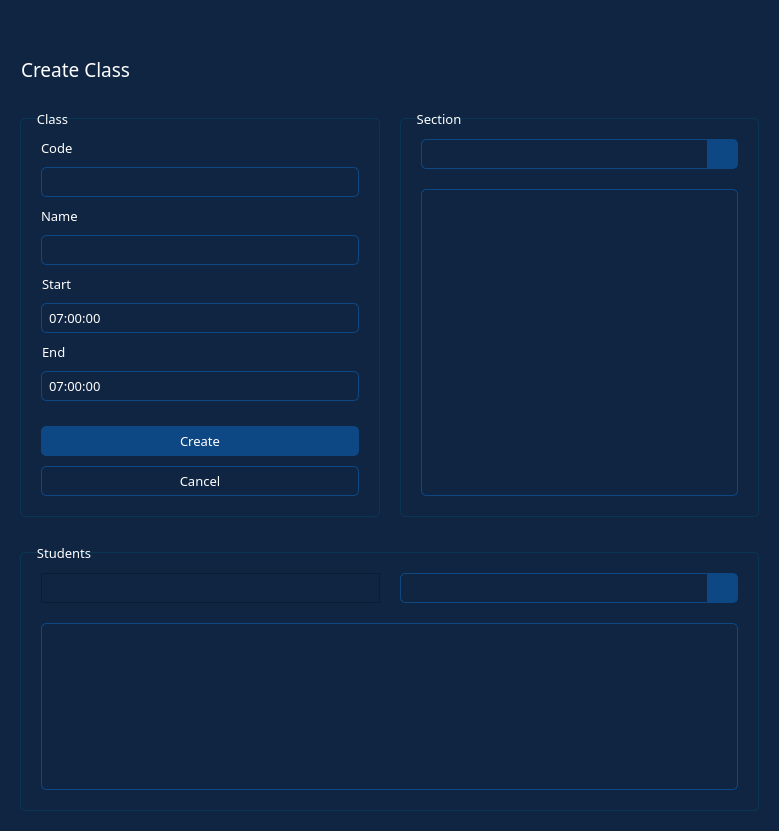
<?xml version="1.0" encoding="UTF-8"?>
<ui version="4.0">
 <class>Form</class>
 <widget class="QWidget" name="Form">
  <property name="geometry">
   <rect>
    <x>0</x>
    <y>0</y>
    <width>779</width>
    <height>831</height>
   </rect>
  </property>
  <property name="minimumSize">
   <size>
    <width>779</width>
    <height>831</height>
   </size>
  </property>
  <property name="maximumSize">
   <size>
    <width>779</width>
    <height>831</height>
   </size>
  </property>
  <property name="windowTitle">
   <string/>
  </property>
  <property name="styleSheet">
   <string notr="true">QWidget{
	background: #102542;
	color: white; 
	font-family: Barlow
}

QTimeEdit,
QLineEdit {
  	padding: 1px 5px;
  	border: 1px solid #0e4884;
  	border-radius: 5px;
}

QPushButton {
  padding: 5px;
  border: 1px solid #0e4884;
  background-color: #0e4884;
}

QLineEdit:focus,
QLineEdit:hover,
QPushButton:focus,
QPushButton:hover {
  border: 1px solid #256eff;
  outline: none;
}

QPushButton:pressed {
  background-color: #072f49;
}

QGroupBox {
	border: 1px solid #083654;
	border-radius: 5px;
	margin-top: 15px;
}

QGroupBox::title{
	subcontrol-origin: margin;
	subcontrol-position: top left;
	margin-top: 7px;
	margin-left: 15px;
	background-color: transparent;
}


QListView{
	border: 1px solid #0e4884;
	border-radius: 5px;
}

QScrollBar:vertical{
    width: 18px;
    margin: 0px 3px 0px 7px;
    border-radius: 5px;
}

QScrollBar::handle:vertical{
    background-color: #97b9f4;    
    min-height: 5px;
 	border-radius: 4px;
}

QScrollBar::sub-line:vertical{
     height: 0;
     width: 0;
}

QScrollBar::add-line:vertical{
   	 height: 0;
     width: 0;
}

QScrollBar::add-page:vertical{
    background: #0b1a30;
	border-bottom-left-radius: 4px;
    border-bottom-right-radius: 4px;
    margin-top: -3px;
 }

QScrollBar::sub-page:vertical{
  	background: #0b1a30;
	border-top-left-radius: 4px;
	border-top-right-radius: 4px;
	margin-bottom: -3px;
}</string>
  </property>
  <layout class="QVBoxLayout" name="verticalLayout_4">
   <property name="leftMargin">
    <number>0</number>
   </property>
   <property name="topMargin">
    <number>0</number>
   </property>
   <property name="rightMargin">
    <number>0</number>
   </property>
   <property name="bottomMargin">
    <number>0</number>
   </property>
   <item>
    <widget class="QWidget" name="title_bar" native="true">
     <property name="sizePolicy">
      <sizepolicy hsizetype="Preferred" vsizetype="Fixed">
       <horstretch>0</horstretch>
       <verstretch>0</verstretch>
      </sizepolicy>
     </property>
     <property name="minimumSize">
      <size>
       <width>0</width>
       <height>30</height>
      </size>
     </property>
     <property name="maximumSize">
      <size>
       <width>16777215</width>
       <height>30</height>
      </size>
     </property>
     <property name="styleSheet">
      <string notr="true">background: #102542;</string>
     </property>
    </widget>
   </item>
   <item>
    <widget class="QWidget" name="" native="true">
     <layout class="QVBoxLayout" name="verticalLayout_3">
      <property name="spacing">
       <number>20</number>
      </property>
      <property name="leftMargin">
       <number>20</number>
      </property>
      <property name="topMargin">
       <number>20</number>
      </property>
      <property name="rightMargin">
       <number>20</number>
      </property>
      <property name="bottomMargin">
       <number>20</number>
      </property>
      <item>
       <layout class="QHBoxLayout" name="horizontalLayout_3" stretch="0,0">
        <property name="spacing">
         <number>20</number>
        </property>
        <property name="topMargin">
         <number>0</number>
        </property>
        <property name="rightMargin">
         <number>0</number>
        </property>
        <property name="bottomMargin">
         <number>0</number>
        </property>
        <item>
         <widget class="QLabel" name="lbl_title">
          <property name="font">
           <font>
            <family>Barlow</family>
            <pointsize>14</pointsize>
           </font>
          </property>
          <property name="styleSheet">
           <string notr="true"/>
          </property>
          <property name="text">
           <string>Create Class</string>
          </property>
          <property name="alignment">
           <set>Qt::AlignLeading|Qt::AlignLeft|Qt::AlignVCenter</set>
          </property>
          <property name="indent">
           <number>1</number>
          </property>
         </widget>
        </item>
        <item>
         <spacer name="horizontalSpacer_2">
          <property name="orientation">
           <enum>Qt::Horizontal</enum>
          </property>
          <property name="sizeHint" stdset="0">
           <size>
            <width>40</width>
            <height>20</height>
           </size>
          </property>
         </spacer>
        </item>
       </layout>
      </item>
      <item>
       <layout class="QHBoxLayout" name="horizontalLayout_4">
        <property name="spacing">
         <number>20</number>
        </property>
        <item>
         <widget class="QGroupBox" name="groupBox_2">
          <property name="font">
           <font>
            <family>Barlow</family>
            <pointsize>10</pointsize>
           </font>
          </property>
          <property name="title">
           <string>Class</string>
          </property>
          <layout class="QVBoxLayout" name="verticalLayout_5">
           <property name="spacing">
            <number>25</number>
           </property>
           <property name="leftMargin">
            <number>20</number>
           </property>
           <property name="topMargin">
            <number>20</number>
           </property>
           <property name="rightMargin">
            <number>20</number>
           </property>
           <property name="bottomMargin">
            <number>20</number>
           </property>
           <item>
            <layout class="QVBoxLayout" name="verticalLayout_27">
             <property name="spacing">
              <number>10</number>
             </property>
             <property name="sizeConstraint">
              <enum>QLayout::SetMinimumSize</enum>
             </property>
             <property name="topMargin">
              <number>0</number>
             </property>
             <property name="rightMargin">
              <number>0</number>
             </property>
             <property name="bottomMargin">
              <number>0</number>
             </property>
             <item>
              <widget class="QLabel" name="label_21">
               <property name="sizePolicy">
                <sizepolicy hsizetype="Preferred" vsizetype="Fixed">
                 <horstretch>0</horstretch>
                 <verstretch>0</verstretch>
                </sizepolicy>
               </property>
               <property name="font">
                <font>
                 <family>Barlow</family>
                 <pointsize>10</pointsize>
                </font>
               </property>
               <property name="text">
                <string>Code</string>
               </property>
              </widget>
             </item>
             <item>
              <widget class="QLineEdit" name="txt_class_code">
               <property name="minimumSize">
                <size>
                 <width>0</width>
                 <height>30</height>
                </size>
               </property>
               <property name="font">
                <font>
                 <family>Barlow</family>
                 <pointsize>10</pointsize>
                </font>
               </property>
               <property name="maxLength">
                <number>8</number>
               </property>
              </widget>
             </item>
             <item>
              <widget class="QLabel" name="label_25">
               <property name="sizePolicy">
                <sizepolicy hsizetype="Preferred" vsizetype="Fixed">
                 <horstretch>0</horstretch>
                 <verstretch>0</verstretch>
                </sizepolicy>
               </property>
               <property name="font">
                <font>
                 <family>Barlow</family>
                 <pointsize>10</pointsize>
                </font>
               </property>
               <property name="text">
                <string>Name</string>
               </property>
              </widget>
             </item>
             <item>
              <widget class="QLineEdit" name="txt_class_name">
               <property name="minimumSize">
                <size>
                 <width>0</width>
                 <height>30</height>
                </size>
               </property>
               <property name="font">
                <font>
                 <family>Barlow</family>
                 <pointsize>10</pointsize>
                </font>
               </property>
              </widget>
             </item>
             <item>
              <widget class="QLabel" name="label_23">
               <property name="sizePolicy">
                <sizepolicy hsizetype="Preferred" vsizetype="Fixed">
                 <horstretch>0</horstretch>
                 <verstretch>0</verstretch>
                </sizepolicy>
               </property>
               <property name="font">
                <font>
                 <family>Barlow</family>
                 <pointsize>10</pointsize>
                </font>
               </property>
               <property name="text">
                <string>Start</string>
               </property>
               <property name="indent">
                <number>1</number>
               </property>
              </widget>
             </item>
             <item>
              <widget class="QTimeEdit" name="te_class_start">
               <property name="minimumSize">
                <size>
                 <width>0</width>
                 <height>30</height>
                </size>
               </property>
               <property name="font">
                <font>
                 <family>Barlow</family>
                 <pointsize>10</pointsize>
                </font>
               </property>
               <property name="buttonSymbols">
                <enum>QAbstractSpinBox::NoButtons</enum>
               </property>
               <property name="time">
                <time>
                 <hour>7</hour>
                 <minute>0</minute>
                 <second>0</second>
                </time>
               </property>
              </widget>
             </item>
             <item>
              <widget class="QLabel" name="label_24">
               <property name="sizePolicy">
                <sizepolicy hsizetype="Preferred" vsizetype="Fixed">
                 <horstretch>0</horstretch>
                 <verstretch>0</verstretch>
                </sizepolicy>
               </property>
               <property name="font">
                <font>
                 <family>Barlow</family>
                 <pointsize>10</pointsize>
                </font>
               </property>
               <property name="text">
                <string>End</string>
               </property>
               <property name="indent">
                <number>1</number>
               </property>
              </widget>
             </item>
             <item>
              <widget class="QTimeEdit" name="te_class_end">
               <property name="minimumSize">
                <size>
                 <width>0</width>
                 <height>30</height>
                </size>
               </property>
               <property name="font">
                <font>
                 <family>Barlow</family>
                 <pointsize>10</pointsize>
                </font>
               </property>
               <property name="buttonSymbols">
                <enum>QAbstractSpinBox::NoButtons</enum>
               </property>
               <property name="time">
                <time>
                 <hour>7</hour>
                 <minute>0</minute>
                 <second>0</second>
                </time>
               </property>
              </widget>
             </item>
            </layout>
           </item>
           <item>
            <layout class="QVBoxLayout" name="verticalLayout_6">
             <property name="spacing">
              <number>10</number>
             </property>
             <item>
              <widget class="QPushButton" name="btn_create_edit">
               <property name="font">
                <font>
                 <family>Barlow</family>
                 <pointsize>10</pointsize>
                </font>
               </property>
               <property name="styleSheet">
                <string notr="true">border-radius: 5px;</string>
               </property>
               <property name="text">
                <string>Create</string>
               </property>
              </widget>
             </item>
             <item>
              <widget class="QPushButton" name="btn_cancel">
               <property name="font">
                <font>
                 <family>Barlow</family>
                 <pointsize>10</pointsize>
                </font>
               </property>
               <property name="styleSheet">
                <string notr="true">QPushButton{
	border-radius: 5px;
	background: none;
}


QPushButton:pressed {
 	background-color: #072f49;
}</string>
               </property>
               <property name="text">
                <string>Cancel</string>
               </property>
              </widget>
             </item>
            </layout>
           </item>
          </layout>
         </widget>
        </item>
        <item>
         <widget class="QGroupBox" name="groupBox">
          <property name="font">
           <font>
            <family>Barlow</family>
            <pointsize>10</pointsize>
           </font>
          </property>
          <property name="title">
           <string>Section</string>
          </property>
          <layout class="QVBoxLayout" name="verticalLayout">
           <property name="spacing">
            <number>20</number>
           </property>
           <property name="leftMargin">
            <number>20</number>
           </property>
           <property name="topMargin">
            <number>20</number>
           </property>
           <property name="rightMargin">
            <number>20</number>
           </property>
           <property name="bottomMargin">
            <number>20</number>
           </property>
           <item>
            <layout class="QHBoxLayout" name="horizontalLayout_48">
             <property name="spacing">
              <number>0</number>
             </property>
             <property name="sizeConstraint">
              <enum>QLayout::SetMinimumSize</enum>
             </property>
             <property name="topMargin">
              <number>0</number>
             </property>
             <property name="rightMargin">
              <number>0</number>
             </property>
             <property name="bottomMargin">
              <number>0</number>
             </property>
             <item>
              <widget class="QLineEdit" name="txt_search_section">
               <property name="sizePolicy">
                <sizepolicy hsizetype="Expanding" vsizetype="Fixed">
                 <horstretch>0</horstretch>
                 <verstretch>0</verstretch>
                </sizepolicy>
               </property>
               <property name="minimumSize">
                <size>
                 <width>0</width>
                 <height>30</height>
                </size>
               </property>
               <property name="maximumSize">
                <size>
                 <width>16777215</width>
                 <height>30</height>
                </size>
               </property>
               <property name="font">
                <font>
                 <family>Barlow</family>
                 <pointsize>10</pointsize>
                </font>
               </property>
               <property name="styleSheet">
                <string notr="true">border-radius: none;
border-top-left-radius: 5px;
border-bottom-left-radius: 5px;</string>
               </property>
              </widget>
             </item>
             <item>
              <widget class="QPushButton" name="btn_search_section">
               <property name="sizePolicy">
                <sizepolicy hsizetype="Fixed" vsizetype="Fixed">
                 <horstretch>0</horstretch>
                 <verstretch>0</verstretch>
                </sizepolicy>
               </property>
               <property name="minimumSize">
                <size>
                 <width>30</width>
                 <height>30</height>
                </size>
               </property>
               <property name="maximumSize">
                <size>
                 <width>30</width>
                 <height>30</height>
                </size>
               </property>
               <property name="font">
                <font>
                 <family>Barlow</family>
                 <pointsize>12</pointsize>
                 <weight>75</weight>
                 <bold>true</bold>
                </font>
               </property>
               <property name="cursor">
                <cursorShape>PointingHandCursor</cursorShape>
               </property>
               <property name="styleSheet">
                <string notr="true">border-top-right-radius: 5px;
border-bottom-right-radius: 5px;</string>
               </property>
               <property name="text">
                <string/>
               </property>
               <property name="icon">
                <iconset resource="C:/Users/moral/Desktop/Resources/Resources.qrc">
                 <normaloff>:/icons/search.png</normaloff>:/icons/search.png</iconset>
               </property>
               <property name="iconSize">
                <size>
                 <width>18</width>
                 <height>18</height>
                </size>
               </property>
              </widget>
             </item>
            </layout>
           </item>
           <item>
            <widget class="QListView" name="lv_section"/>
           </item>
          </layout>
         </widget>
        </item>
       </layout>
      </item>
      <item>
       <widget class="QGroupBox" name="groupBox_2">
        <property name="font">
         <font>
          <family>Barlow</family>
          <pointsize>10</pointsize>
         </font>
        </property>
        <property name="title">
         <string>Students</string>
        </property>
        <layout class="QVBoxLayout" name="verticalLayout_2">
         <property name="spacing">
          <number>20</number>
         </property>
         <property name="leftMargin">
          <number>20</number>
         </property>
         <property name="topMargin">
          <number>20</number>
         </property>
         <property name="rightMargin">
          <number>20</number>
         </property>
         <property name="bottomMargin">
          <number>20</number>
         </property>
         <item>
          <layout class="QHBoxLayout" name="horizontalLayout_2" stretch="1,1">
           <property name="spacing">
            <number>20</number>
           </property>
           <property name="sizeConstraint">
            <enum>QLayout::SetFixedSize</enum>
           </property>
           <property name="topMargin">
            <number>0</number>
           </property>
           <property name="rightMargin">
            <number>0</number>
           </property>
           <property name="bottomMargin">
            <number>0</number>
           </property>
           <item>
            <widget class="QFrame" name="frame">
             <property name="frameShape">
              <enum>QFrame::StyledPanel</enum>
             </property>
             <property name="frameShadow">
              <enum>QFrame::Raised</enum>
             </property>
            </widget>
           </item>
           <item>
            <layout class="QHBoxLayout" name="horizontalLayout_49">
             <property name="spacing">
              <number>0</number>
             </property>
             <property name="sizeConstraint">
              <enum>QLayout::SetMinimumSize</enum>
             </property>
             <property name="topMargin">
              <number>0</number>
             </property>
             <property name="rightMargin">
              <number>0</number>
             </property>
             <property name="bottomMargin">
              <number>0</number>
             </property>
             <item>
              <widget class="QLineEdit" name="txt_search_student">
               <property name="sizePolicy">
                <sizepolicy hsizetype="Expanding" vsizetype="Fixed">
                 <horstretch>0</horstretch>
                 <verstretch>0</verstretch>
                </sizepolicy>
               </property>
               <property name="minimumSize">
                <size>
                 <width>0</width>
                 <height>30</height>
                </size>
               </property>
               <property name="maximumSize">
                <size>
                 <width>16777215</width>
                 <height>35</height>
                </size>
               </property>
               <property name="font">
                <font>
                 <family>Barlow</family>
                 <pointsize>10</pointsize>
                </font>
               </property>
               <property name="styleSheet">
                <string notr="true">border-radius: none;
border-top-left-radius: 5px;
border-bottom-left-radius: 5px;</string>
               </property>
              </widget>
             </item>
             <item>
              <widget class="QPushButton" name="btn_search_student">
               <property name="sizePolicy">
                <sizepolicy hsizetype="Fixed" vsizetype="Fixed">
                 <horstretch>0</horstretch>
                 <verstretch>0</verstretch>
                </sizepolicy>
               </property>
               <property name="minimumSize">
                <size>
                 <width>30</width>
                 <height>30</height>
                </size>
               </property>
               <property name="maximumSize">
                <size>
                 <width>30</width>
                 <height>30</height>
                </size>
               </property>
               <property name="font">
                <font>
                 <family>Barlow</family>
                 <pointsize>12</pointsize>
                 <weight>75</weight>
                 <bold>true</bold>
                </font>
               </property>
               <property name="cursor">
                <cursorShape>PointingHandCursor</cursorShape>
               </property>
               <property name="styleSheet">
                <string notr="true">border-top-right-radius: 5px;
border-bottom-right-radius: 5px;</string>
               </property>
               <property name="text">
                <string/>
               </property>
               <property name="icon">
                <iconset resource="C:/Users/moral/Desktop/Resources/Resources.qrc">
                 <normaloff>:/icons/search.png</normaloff>:/icons/search.png</iconset>
               </property>
               <property name="iconSize">
                <size>
                 <width>18</width>
                 <height>18</height>
                </size>
               </property>
              </widget>
             </item>
            </layout>
           </item>
          </layout>
         </item>
         <item>
          <widget class="QListView" name="lv_student"/>
         </item>
        </layout>
       </widget>
      </item>
     </layout>
    </widget>
   </item>
  </layout>
 </widget>
 <resources>
  <include location="C:/Users/moral/Desktop/Resources/Resources.qrc"/>
 </resources>
 <connections/>
</ui>
